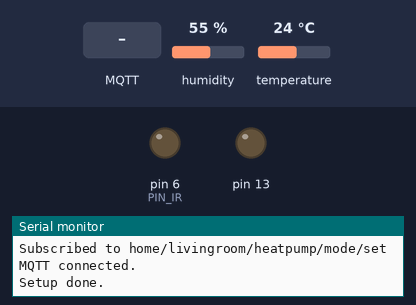
A program run on a simulated Arduino Uno, built with avr-gcc and run on an emulated ATmega328P. Parts: output pins drawn as LEDs (lit = HIGH), the last lines printed to the serial monitor. The test bench sets the inputs (shaded band); at power-on: humidity 55 %, temperature 24 °C. WiFi joins after 1.5 s; servers stay silent unless stated; no MQTT or app messages arrive unless stated; not simulated (calls return 0 or success): secrets.h.

Above: at 2.3 s.
2.4 s: MQTT message "0" arrives on the first subscribed topic
At 2.77 s:
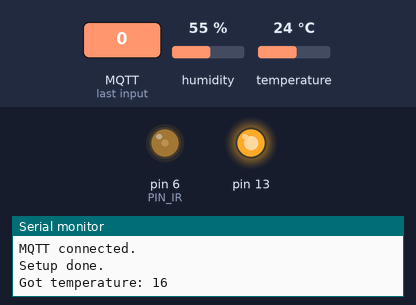
5.9 s: MQTT message "0" arrives on the second subscribed topic
At 6.9 s:
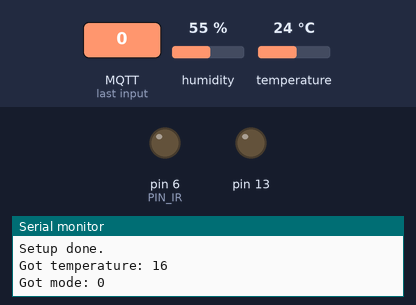
Timing chart, 0 to 8.9 s (numbered marks = the images above; inputs shaded):
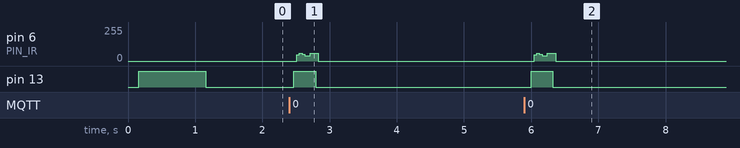

The program:

main.cpp
```cpp
#include <Arduino.h>

#include <SPI.h>
#include <Ethernet.h>
#include <PubSubClient.h>
#include <DHT.h>

#include "ir_sender.h"
#ifdef WITH_IR_DECODER
#include "ir_decoder.h"
#endif
#include "secrets.h"

byte mac[] = { 0xb2, 0xa1, 0xa0, 0x8a, 0x23, 0x45 };
IPAddress ip_addr(10, 1, 1, 173);  // TODO: DHCP
IPAddress ip_gw(10, 1, 0, 2);
IPAddress netmask(255, 255, 0, 0);
const char* ssid     = WIFI_SSID;
const char* password = WIFI_PASSWORD;
#define TOPIC_IOT_STATUS "home/livingroom/heatpump/online"
#define TOPIC_HEATPUMP "home/livingroom/heatpump"
#define TOPIC_HEATPUMP_TEMPERATURE_SET TOPIC_HEATPUMP "/temperature/set"
#define TOPIC_HEATPUMP_MODE_SET TOPIC_HEATPUMP "/mode/set"
#define TOPIC_DHT "home/livingroom/sensors"

EthernetClient client;
PubSubClient mqtt_client;

DHT dht(4, DHT22);
bool disable_dht = false;

bool new_heatpump_setting = false;
uint8_t current_temperature = 0;

enum {
    HEATPUMP_MODE_OFF = 0,
    HEATPUMP_MODE_AUTO, // in this context AUTO is still heating mode but with auto settings for fans
    HEATPUMP_MODE_HEAT,
} current_mode;

/*
 * home/ir-sender/set T17
 * -> home/ir-sender/temperature 17
 * home/ir-sender/set T16
 * -> home/ir-sender/temperature 16
 * home/ir-sender/mode/set off
 */
void mqtt_cb(char* topic, byte* payload, unsigned int length) {
  static char msgbuf[10];
  uint8_t i;

  for (i = 0; i < 8 && i < length; i++) {
      msgbuf[i] = payload[i];
  }
  msgbuf[i] = '\0';

  if (strcmp(topic, TOPIC_HEATPUMP_TEMPERATURE_SET) == 0) {
      current_temperature = atoi(msgbuf);
      new_heatpump_setting = true;
      if (current_temperature < 16) current_temperature = 16;
      else if (current_temperature > 28) current_temperature = 28;
      Serial.print("Got temperature: ");
      Serial.println(current_temperature);

      // Send current temperature setting back out to MQTT
      sprintf(msgbuf, "%u", current_temperature);
      mqtt_client.publish(TOPIC_HEATPUMP "/temperature", msgbuf);
  } else if (strcmp(topic, TOPIC_HEATPUMP_MODE_SET) == 0) {
      if (msgbuf[0] == 'o') { // "off"
          current_mode = HEATPUMP_MODE_OFF;
      } else if (msgbuf[0] == 'a') { // "auto"
          current_mode = HEATPUMP_MODE_AUTO;
      } else if (msgbuf[0] == 'h') { // "heat"
          current_mode = HEATPUMP_MODE_HEAT;
      }
      new_heatpump_setting = true;
      Serial.print("Got mode: ");
      Serial.println(current_mode);

      // Send current mode back out to MQTT
      mqtt_client.publish(TOPIC_HEATPUMP "/mode", msgbuf);
  } else {
      Serial.print("Unhandled topic: ");
      Serial.println(topic);
  }

  delay(10);
}

void mqtt_connect() {
    byte retry = 0;
    int r;
    mqtt_client.setClient(client);
    mqtt_client.setServer("10.1.2.1", 1883);
    mqtt_client.setCallback(mqtt_cb);
    while (!(r = mqtt_client.connect("ir-sender", TOPIC_IOT_STATUS, 1, true, "offline")) && retry++ < 20);
    if (!mqtt_client.connected()) {
        Serial.println("ERROR: Failed to connect to MQTT server");
        while (1) { delay(1); }
    }
    mqtt_client.subscribe(TOPIC_HEATPUMP "/temperature/set");
    mqtt_client.subscribe(TOPIC_HEATPUMP "/mode/set");
    Serial.println(F("Subscribed to " TOPIC_HEATPUMP_TEMPERATURE_SET));
    Serial.println(F("Subscribed to " TOPIC_HEATPUMP_MODE_SET));
    mqtt_client.publish(TOPIC_IOT_STATUS, "online", true);
}

void setup() {
    Serial.begin(115200);
    delay(1);
    Serial.println("Setup start ...");

    Ethernet.begin(mac, ip_addr, ip_gw, ip_gw, netmask);
    if (Ethernet.hardwareStatus() == EthernetNoHardware) {
        Serial.println("ERROR: no Ethernet hardware");
        while (1) { delay(1); }
    }
    if (Ethernet.linkStatus() == LinkOFF) {
        Serial.println("ERROR: link down");
        while (1) { delay(1); }
    }

    Serial.print("Ethernet link is up: ");
    Serial.println(Ethernet.localIP());
    delay(100);
    mqtt_connect();

    Serial.println("MQTT connected.");

    pinMode(13, OUTPUT);
    pinMode(PIN_IR, OUTPUT);
    digitalWrite(PIN_IR, LOW);

    dht.begin();

    digitalWrite(13, HIGH);
    delay(1000);
    digitalWrite(13, LOW);

    Serial.println("Setup done.");
}

void send_sensors() {
    static unsigned long last_dht_read = 0;
    const unsigned long now = millis();

    if ((now - last_dht_read) < 10000) return;

    last_dht_read = now;

    static float last_t = 0;
    static int last_h = 0;
    char t_buf[6];
    float t = dht.readTemperature();
    int h = (int)dht.readHumidity();
    if (!isnan(t) && !isnan(h)) {
        dtostrf(t, 3, 1, t_buf);
        char msg[64];
        sprintf(msg, "{ \"temperature\": %s, \"humidity\": %d }", t_buf, h);

        if (t != last_t || h != last_h) {
            Serial.println(msg);
            mqtt_client.publish(TOPIC_DHT "/json", msg);
            last_t = t;
            last_h = h;
        }
    } else {
        Serial.println("DHT NaN!");
        disable_dht = true;
    }
}

void loop() {
    mqtt_client.loop(); // process incoming MQTT messages

#ifdef WITH_IR_DECODER
    byte *ir_bytes = NULL;
    int num_ir_bytes = decoder_loop(&ir_bytes);
    if (num_ir_bytes > 0) {
        Serial.print("Got IR decoder bytes: ");
        Serial.println(num_ir_bytes);
    }
#endif

    if (!disable_dht) send_sensors();

    if (new_heatpump_setting) {
        //                    0     1     2     3     4     5     6     7     8     9    10    11    12    13    14    15    16    17
        uint8_t data[18] = { 0x23, 0xCB, 0x26, 0x01, 0x00, 0x20, 0x48, 0x00, 0x00, 0x00, 0x61, 0x00, 0x00, 0x00, 0x10, 0x40, 0x00, 0x00 };
        if (current_mode == HEATPUMP_MODE_OFF) {
            ir_mitsubishi_set_mode(0, 0, data); // power (0 = off), mode
        } else { // heat or auto
            ir_mitsubishi_set_mode(1, 0, data); // power, mode (0 = heat)
        }

        if (current_mode == HEATPUMP_MODE_AUTO) {
            ir_mitsubishi_set_fan(MITSUBISHI_AIRCON1_FAN_AUTO | MITSUBISHI_AIRCON1_VS_AUTO, data);
            ir_mitsubishi_set_temperature(current_temperature, data);
            ir_mitsubishi_set_2flow(2, data);
        } else {
            ir_mitsubishi_set_fan(MITSUBISHI_AIRCON1_FAN2 | MITSUBISHI_AIRCON1_VS_MIDDLE, data);
            ir_mitsubishi_set_temperature(current_temperature, data);
            ir_mitsubishi_set_2flow(0, data);
        }

        ir_mitsubishi_calculate_checksum(data);
        ir_send_message(data);

        new_heatpump_setting = false;
    }

    delay(100);
}
```

ir_sender.h
```cpp
#ifndef __IR_SENDER_H__
#define __IR_SENDER_H__

#include <mitsubishi_heatpump_codes.h>
#include <Arduino.h>

#define IR_HEADER_BIT_MARK MITSUBISHI_AIRCON1_HDR_MARK
#define IR_HEADER_SPACE MITSUBISHI_AIRCON1_HDR_SPACE
#define IR_BIT_MARK MITSUBISHI_AIRCON1_BIT_MARK
#define IR_ONE_SPACE MITSUBISHI_AIRCON1_ONE_SPACE
#define IR_ZERO_SPACE MITSUBISHI_AIRCON1_ZERO_SPACE
#define IR_INTER_MSG_SPACE MITSUBISHI_AIRCON1_MSG_SPACE

#define PIN_IR 6
#define IR_PWM_FREQUENCY 38 //kHz
#define IR_HALF_PERIOD 13 // 500 / IR_PWM_FREQUENCY
#define IR_SEND_REPEAT 2 // send data twice (header mark, header space, data bytes, mark, inter-message space, repeat header and data, mark, space(0))

void ir_bitbang();
void ir_mark(int len);
void ir_space(int len);
void ir_send_byte(uint8_t b);
void ir_send_message(uint8_t data[]);
void ir_mitsubishi_set_mode(uint8_t power, uint8_t mode, uint8_t *data);
void ir_mitsubishi_set_temperature(uint8_t temperature, uint8_t *data);
void ir_mitsubishi_set_fan(uint8_t fan, uint8_t *data);
void ir_mitsubishi_set_2flow(uint8_t flow, uint8_t *data);
void ir_mitsubishi_calculate_checksum(uint8_t *data);

#endif
```

mitsubishi_heatpump_codes.h
```cpp
#ifndef MitsubishiHeatpumpIR_h
#define MitsubishiHeatpumpIR_h

// Mitsubishi MSZ FD-25 timing constants (remote control P/N KM09D 0052376)
#define MITSUBISHI_AIRCON1_HDR_MARK   3500
#define MITSUBISHI_AIRCON1_HDR_SPACE  1700
#define MITSUBISHI_AIRCON1_BIT_MARK   430
#define MITSUBISHI_AIRCON1_ONE_SPACE  1250
#define MITSUBISHI_AIRCON1_ZERO_SPACE 390
#define MITSUBISHI_AIRCON1_MSG_SPACE  17500

// Mitsubishi mode codes
#define MITSUBISHI_AIRCON1_MODE_AUTO  0x20
#define MITSUBISHI_AIRCON3_MODE_AUTO  0x60 // FA auto mode
#define MITSUBISHI_AIRCON1_MODE_HEAT  0x08
#define MITSUBISHI_AIRCON3_MODE_HEAT  0x48 // FA heat mode
#define MITSUBISHI_AIRCON1_MODE_COOL  0x18
#define MITSUBISHI_AIRCON2_MODE_COOL  0x18 // MSY cool mode
#define MITSUBISHI_AIRCON3_MODE_COOL  0x58 // FA cool mode
#define MITSUBISHI_AIRCON1_MODE_DRY   0x10
#define MITSUBISHI_AIRCON2_MODE_DRY   0x18 // MSY DRY mode
#define MITSUBISHI_AIRCON3_MODE_DRY   0x50 // FA dry mode
#define MITSUBISHI_AIRCON1_MODE_FAN   0x38 // EF 'FAN' mode
#define MITSUBISHI_AIRCON2_MODE_FAN   0x38 // MSY fan mode
#define MITSUBISHI_AIRCON1_MODE_ISEE  0x40 // Isee
#define MITSUBISHI_AIRCON2_MODE_IFEEL 0x00 // MSY

#define MITSUBISHI_AIRCON1_MODE_OFF   0x00 // Power OFF
#define MITSUBISHI_AIRCON1_MODE_ON    0x20 // Power ON

// Mitsubishi fan codes
#define MITSUBISHI_AIRCON1_FAN_AUTO   0x00 // Fan speed - mixed with vertical swing...
#define MITSUBISHI_AIRCON1_FAN1       0x01
#define MITSUBISHI_AIRCON1_FAN2       0x02
#define MITSUBISHI_AIRCON1_FAN3       0x03
#define MITSUBISHI_AIRCON1_FAN4       0x04

// Mitsubishi vertical swing codes
#define MITSUBISHI_AIRCON1_VS_SWING   0x78
#define MITSUBISHI_AIRCON1_VS_AUTO    0x40
#define MITSUBISHI_AIRCON1_VS_UP      0x48
#define MITSUBISHI_AIRCON1_VS_MUP     0x50
#define MITSUBISHI_AIRCON1_VS_MIDDLE  0x58
#define MITSUBISHI_AIRCON1_VS_MDOWN   0x60
#define MITSUBISHI_AIRCON3_VS_MDOWN   0x58 // FA mdown vertical swing
#define MITSUBISHI_AIRCON1_VS_DOWN    0x68
#define MITSUBISHI_AIRCON3_VS_DOWN    0x60 // FA down vertical swing

#define MITSUBISHI_AIRCON1_VS_AUTO2   0x80 // ???
#define MITSUBISHI_AIRCON1_VS_AUTO3   0xB8 // ???

// Mitsubishi horizontal swing codes
#define MITSUBISHI_AIRCON1_HS_SWING   0xC0
#define MITSUBISHI_AIRCON1_HS_MIDDLE  0x30
#define MITSUBISHI_AIRCON1_HS_LEFT    0x10
#define MITSUBISHI_AIRCON1_HS_MLEFT   0x20
#define MITSUBISHI_AIRCON1_HS_MRIGHT  0x40
#define MITSUBISHI_AIRCON1_HS_RIGHT   0x50

// Mitsubishi model codes
#define MITSUBISHI_FD  0
#define MITSUBISHI_FE  1
#define MITSUBISHI_MSY 2
#define MITSUBISHI_FA  3

#endif
```

ir_decoder.cpp
```cpp
#include <Arduino.h>

#define IRpin_PIN PIND
#define IRpin 2

#define MARK_THRESHOLD_BIT_HEADER 2000
#define SPACE_THRESHOLD_ZERO_ONE 800
#define SPACE_THRESHOLD_ONE_HEADER 1500
#define SPACE_THRESHOLD_HEADER_PAUSE 8000

#define MAXPULSE 65000
#define RESOLUTION 20

static char symbols[512];
static uint16_t currentpulse = 0;
static byte byteCount = 0;
static byte bytes[64];

static void receivePulses();
static void decodeSymbols();

#ifdef IR_DECODER_DEBUG
static void printDecodedBytes();
#endif

int decoder_loop(byte **ret_bytes) {
    memset(symbols, 0, sizeof(symbols));
    memset(bytes, 0, sizeof(bytes));

    currentpulse=0;
    byteCount=0;

    receivePulses();
    decodeSymbols();

#ifdef IR_DECODER_DEBUG
    Serial.print(F("\nNumber of symbols: "));
    Serial.println(currentpulse);
    Serial.println(F("Symbols:"));
    Serial.println(symbols+1); // Print the symbols (0, 1, H, h, W)
    Serial.println(F("Bytes:"));
    printDecodedBytes();
#endif

    if (ret_bytes != NULL && byteCount > 0) {
        *ret_bytes = bytes;
    }
    return byteCount;
}

static void receivePulses() {
    uint16_t highpulse, lowpulse;  // temporary storage timing

    while (currentpulse < sizeof(symbols))
    {
        highpulse = 0;
        while (IRpin_PIN & (1 << IRpin)) {
            // pin is still HIGH

            // count off another few microseconds
            highpulse++;
            delayMicroseconds(RESOLUTION);

            // timeout
            if ((highpulse >= MAXPULSE) && (currentpulse != 0)) {
                return;
            }
        }

        highpulse = highpulse * RESOLUTION;

        if (currentpulse > 0)
        {
            // this is a SPACE
            if ( highpulse > SPACE_THRESHOLD_HEADER_PAUSE ) {
                symbols[currentpulse] = 'W';
                // Cumulative moving average, see http://en.wikipedia.org/wiki/Moving_average#Cumulative_moving_average
            } else if ( (currentpulse > 0 && symbols[currentpulse-1] == 'H') || highpulse > SPACE_THRESHOLD_ONE_HEADER ) {
                symbols[currentpulse] = 'h';
                // Cumulative moving average, see http://en.wikipedia.org/wiki/Moving_average#Cumulative_moving_average
            } else if ( highpulse > SPACE_THRESHOLD_ZERO_ONE ) {
                symbols[currentpulse] = '1';
            } else {
                symbols[currentpulse] = '0';
            }
        }
        currentpulse++;

        // same as above
        lowpulse = 0;
        while (! (IRpin_PIN & _BV(IRpin))) {
            // pin is still LOW
            lowpulse++;
            delayMicroseconds(RESOLUTION);
            if ((lowpulse >= MAXPULSE)  && (currentpulse != 0)) {
                return;
            }
        }

        // this is a MARK
        lowpulse = lowpulse * RESOLUTION;

        if ( lowpulse > MARK_THRESHOLD_BIT_HEADER ) {
            symbols[currentpulse] = 'H';
            currentpulse++;
        }

        // we read one high-low pulse successfully, continue!
    }
}

static void decodeSymbols() {
  int bitCount = 0;
  byte currentByte = 0;

  // Decode the string of bits to a byte array
  for (uint16_t i = 0; i < currentpulse; i++) {
    if (symbols[i] == '0' || symbols[i] == '1') {
      currentByte >>= 1;
      bitCount++;

      if (symbols[i] == '1') {
        currentByte |= 0x80;
      }

      if (bitCount == 8) {
        bytes[byteCount++] = currentByte;
        bitCount = 0;
      }
    } else { // Ignore bits which do not form octets
      bitCount = 0;
      currentByte = 0;
    }
  }
}

#if IR_DECODER_DEBUG
static void printDecodedBytes() {
  for (int i = 0; i < byteCount; i++) {
    if (bytes[i] < 0x10) {
      Serial.print(F("0"));
    }
    Serial.print(bytes[i],HEX);
    if ( i < byteCount - 1 ) {
      Serial.print(F(","));
    }
  }
  Serial.println();
}
#endif
```

ir_sender.cpp
```cpp
#include <ir_sender.h>

void ir_bitbang()
{
    digitalWrite(PIN_IR, HIGH);
    delayMicroseconds(IR_HALF_PERIOD);
    digitalWrite(PIN_IR, LOW);
    delayMicroseconds(IR_HALF_PERIOD);
}

void ir_mark(int len)
{
    long start = micros();
    while ((int)(micros() - start) < len) {
        digitalWrite(PIN_IR, HIGH);
        delayMicroseconds(IR_HALF_PERIOD);
        digitalWrite(PIN_IR, LOW);
        delayMicroseconds(IR_HALF_PERIOD);
    }
}

void ir_space(int len)
{
    digitalWrite(PIN_IR, LOW);
    if (len < 16383) {
        delayMicroseconds(len);
    } else {
        delay(len / 1000);
    }
}

void ir_send_byte(uint8_t b)
{
    for (int i=0; i<8 ; i++)
    {
        if (b & 0x01)
        {
            ir_mark(IR_BIT_MARK);
            ir_space(IR_ONE_SPACE);
        }
        else
        {
            ir_mark(IR_BIT_MARK);
            ir_space(IR_ZERO_SPACE);
        }
        b >>= 1;
    }
}

void ir_send_message(uint8_t data[])
{
    digitalWrite(13, HIGH);

    for (int repeats = 0; repeats < 2; repeats++)
    {
        ir_mark(IR_HEADER_BIT_MARK);
        ir_space(IR_HEADER_SPACE);
        for (uint8_t data_i = 0; data_i < 18 /* ? */; data_i++)
        {
            ir_send_byte(data[data_i]);
        }
        if (repeats == 0)
        {
            ir_mark(IR_BIT_MARK);
            ir_space(IR_INTER_MSG_SPACE);
        }
    }
    ir_mark(IR_BIT_MARK);
    ir_space(0); // turn transmitter off

    digitalWrite(13, LOW);
}

void ir_mitsubishi_set_mode(uint8_t power, uint8_t mode, uint8_t *data)
{
    data[5] = power == 0 ? MITSUBISHI_AIRCON1_MODE_OFF : MITSUBISHI_AIRCON1_MODE_ON;
    data[6] = mode == 0 ? MITSUBISHI_AIRCON1_MODE_HEAT : MITSUBISHI_AIRCON1_MODE_COOL;
}

void ir_mitsubishi_set_temperature(uint8_t temperature, uint8_t *data)
{
    data[7] = temperature - 16;
}

void ir_mitsubishi_set_fan(uint8_t fan, uint8_t *data)
{
    data[9] = fan;
}

void ir_mitsubishi_set_2flow(uint8_t flow, uint8_t *data)
{
    data[16] = (flow == 2) ? 0 : 2;
}

void ir_mitsubishi_calculate_checksum(uint8_t *data)
{
    uint8_t cs = 0;
    for (int i = 0; i < 17; i++)
    {
        cs += data[i];
    }
    data[17] = cs;
}
```

Measured:
- after the input at 2.4 s, pin 6 (PIN_IR): 0/255 → 41/255 after 0.11 s, → 57/255 0.20 s later, → 0/255 0.12 s later; pin 13: LOW → HIGH after 0.07 s, → LOW 0.32 s later
- after the input at 5.9 s, pin 6 (PIN_IR): 0/255 → 41/255 after 0.14 s, → 57/255 0.20 s later, → 0/255 0.12 s later; pin 13: LOW → HIGH after 0.10 s, → LOW 0.32 s later
